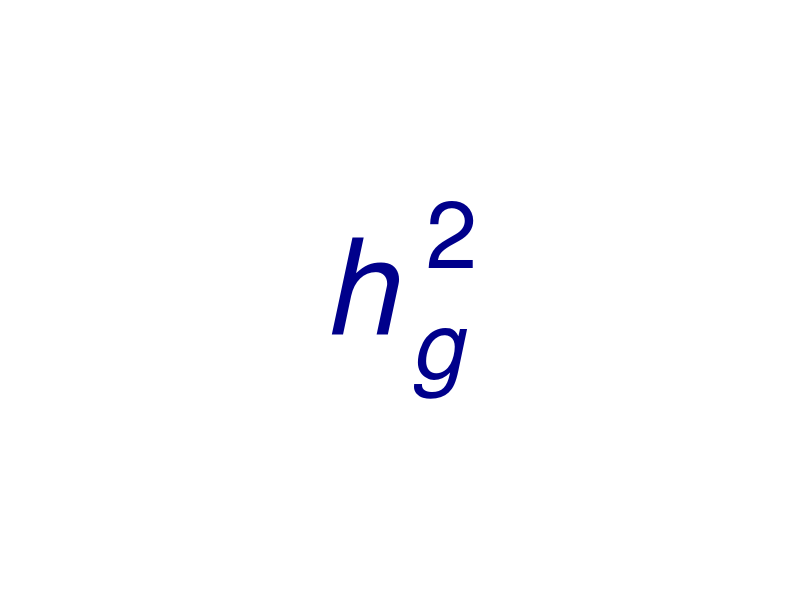

The R source for this figure:
# create simply png of h2g text
# converted to favicon by:
# http://www.favicomatic.com/

png("~/Downloads/h2_icon.png",height=620,width=620,units="px",res=300)
par(mar=c(0,0,0,0))
plot(0,0,col="white",bty="n",xlab="",ylab="",xaxt='n',yaxt='n',ann=F)
text(x=0,y=0,labels=expression(italic(h[g]^2)),col="darkblue",cex=8)
dev.off()
